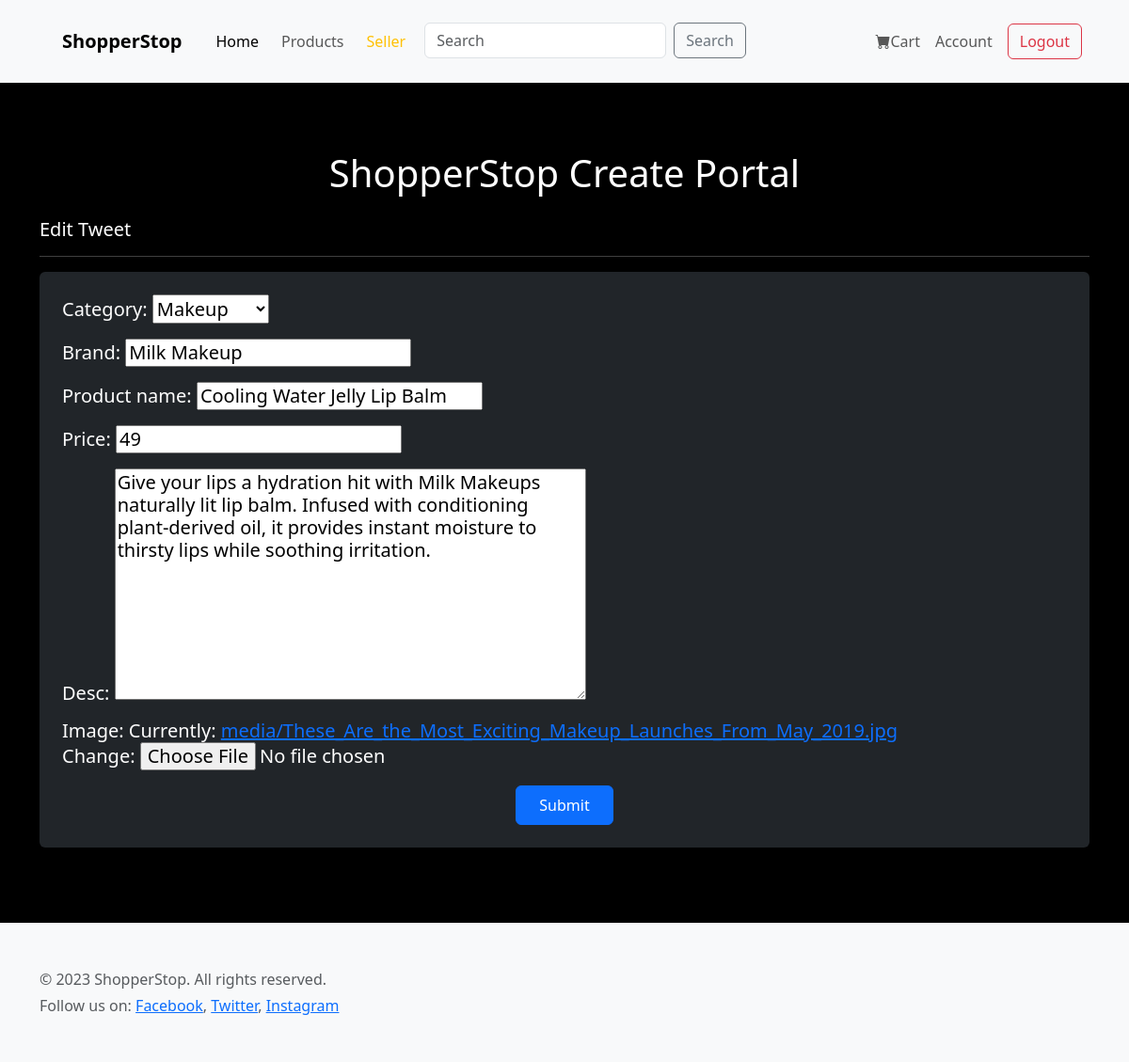
Screenshot of /shop/12/edit/ (signed in) with the database file from the repository.
### shop/models.py (models this page shows, shortened)
class Shop_model(models.Model):
    CATEGORY_CHOICES = [
        ('makeup', 'Makeup'),
        ('fashion', 'Fashion'),
        ('skincare', 'skincare'),
        ('electronics', 'Electronics'),
    ]
    user = models.ForeignKey(User, on_delete=models.CASCADE)
    category = models.CharField(
        max_length=20,
        choices=CATEGORY_CHOICES,
        default='Makeup'
    )
    brand = models.CharField(max_length=100, default='DefaultBrand')
    product_name = models.CharField(max_length=100)
    price = models.IntegerField(default=0)
    desc = models.TextField(max_length=500)
    image = models.ImageField(upload_to='media/', blank=False, null = False)

### shop/views.py (the view)
# urls.py: path('<int:product_id>/edit/', views.product_edit, name= "product_edit"),
@login_required
def product_edit(request, product_id):
    product = get_object_or_404(Shop_model, pk=product_id, user = request.user)
    if request.method == 'POST':
        form = ProductForm(request.POST, request.FILES, instance=product)
        if form.is_valid():
            product = form.save(commit = False)
            product.user = request.user
            product.save()
            return redirect('products')
    else:
        form = ProductForm(instance=product)
    return render(request, 'productscreateform.html', {'form':form})

### shop/forms.py
class ProductForm(forms.ModelForm):
    class Meta:
        model = Shop_model
        fields = ['category', 'brand', 'product_name', 'price', 'desc', 'image']

### shop/context_processors.py (called while the page is built)
def user_profile_context(request):
    if request.user.is_authenticated:
        try:
            profile = Profile.objects.get(user=request.user)
            return {'user_type': profile.user_type}
        except Profile.DoesNotExist:
            return {'user_type': None}
    return {'user_type': None}

### shop/templates/productscreateform.html (shortened to what this page needs)
{% extends "layout.html" %}
{% block content %}
<div class="container mt-5">
    <h1 class="text-center mb-4">ShopperStop Create Portal</h1>
    <h5>{% if form.instance.pk %}
        Edit Tweet {% else %}
        Create Tweet
       {% endif %}
       <hr>
    <form method="POST" enctype="multipart/form-data" class="p-4 bg-dark text-white rounded shadow">
        {{ form.as_p }}
        <div class="text-center mt-3">
            <button type="submit" class="btn btn-primary px-4 py-2">Submit</button>
        </div>
    </form>
</div>
{% endblock %}

### templates/layout.html (style rules this page uses)
body { background-color: black; color: white; }

### rows the page displays
Shop_model: category "Makeup", brand "Milk Makeup", product_name "Cooling Water Jelly Lip Balm", price "49", desc "Give your lips a hydration hit with Milk Makeups naturally lit lip balm. Infused with conditioning plant-derived oil, it provides instant moisture to thirsty lips while soothing irritation."
